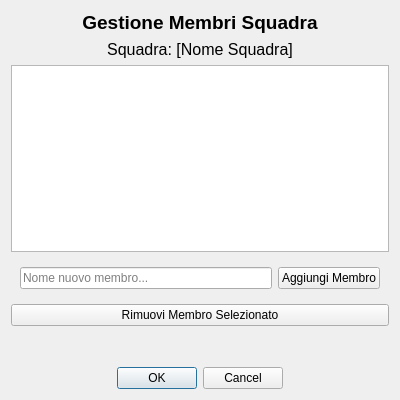
<?xml version="1.0" encoding="UTF-8"?>
<ui version="4.0">
 <class>Dialog</class>
 <widget class="QDialog" name="Dialog">
  <property name="geometry">
   <rect>
    <x>0</x>
    <y>0</y>
    <width>400</width>
    <height>400</height>
   </rect>
  </property>
  <property name="windowTitle">
   <string>Gestione Membri Squadra</string>
  </property>
  <layout class="QVBoxLayout" name="verticalLayout_Main">
   <item>
    <widget class="QLabel" name="lblTitoloGestioneMembri">
     <property name="font">
      <font>
       <pointsize>14</pointsize>
       <weight>75</weight>
       <bold>true</bold>
      </font>
     </property>
     <property name="text">
      <string>Gestione Membri Squadra</string>
     </property>
     <property name="alignment">
      <set>Qt::AlignCenter</set>
     </property>
    </widget>
   </item>
   <item>
    <widget class="QLabel" name="lblNomeSquadra">
     <property name="font">
      <font>
       <pointsize>12</pointsize>
      </font>
     </property>
     <property name="text">
      <string>Squadra: [Nome Squadra]</string>
     </property>
     <property name="alignment">
      <set>Qt::AlignCenter</set>
     </property>
    </widget>
   </item>
   <item>
    <widget class="QListWidget" name="lstMembriSquadra"/>
   </item>
   <item>
    <widget class="QWidget" name="aggiungiMembroContainer" native="true">
     <layout class="QHBoxLayout" name="horizontalLayout_AggiungiMembro">
      <item>
       <widget class="QLineEdit" name="txtNuovoMembro">
        <property name="placeholderText">
         <string>Nome nuovo membro...</string>
        </property>
       </widget>
      </item>
      <item>
       <widget class="QPushButton" name="btnAggiungiMembro">
        <property name="text">
         <string>Aggiungi Membro</string>
        </property>
       </widget>
      </item>
     </layout>
    </widget>
   </item>
   <item>
    <widget class="QPushButton" name="btnRimuoviMembro">
     <property name="text">
      <string>Rimuovi Membro Selezionato</string>
     </property>
    </widget>
   </item>
   <item>
    <spacer name="verticalSpacer">
     <property name="orientation">
      <enum>Qt::Vertical</enum>
     </property>
     <property name="sizeHint" stdset="0">
      <size>
       <width>20</width>
       <height>40</height>
      </size>
     </property>
    </spacer>
   </item>
   <item>
    <widget class="QDialogButtonBox" name="buttonBox">
     <property name="orientation">
      <enum>Qt::Horizontal</enum>
     </property>
     <property name="standardButtons">
      <set>QDialogButtonBox::Cancel|QDialogButtonBox::Ok</set>
     </property>
     <property name="centerButtons">
      <bool>true</bool>
     </property>
    </widget>
   </item>
  </layout>
 </widget>
 <resources/>
 <connections>
  <connection>
   <sender>buttonBox</sender>
   <signal>accepted()</signal>
   <receiver>Dialog</receiver>
   <slot>accept()</slot>
   <hints>
    <hint type="sourcelabel">
     <x>248</x>
     <y>389</y>
    </hint>
    <hint type="destinationlabel">
     <x>157</x>
     <y>264</y>
    </hint>
   </hints>
  </connection>
  <connection>
   <sender>buttonBox</sender>
   <signal>rejected()</signal>
   <receiver>Dialog</receiver>
   <slot>reject()</slot>
   <hints>
    <hint type="sourcelabel">
     <x>316</x>
     <y>389</y>
    </hint>
    <hint type="destinationlabel">
     <x>286</x>
     <y>264</y>
    </hint>
   </hints>
  </connection>
 </connections>
</ui>
